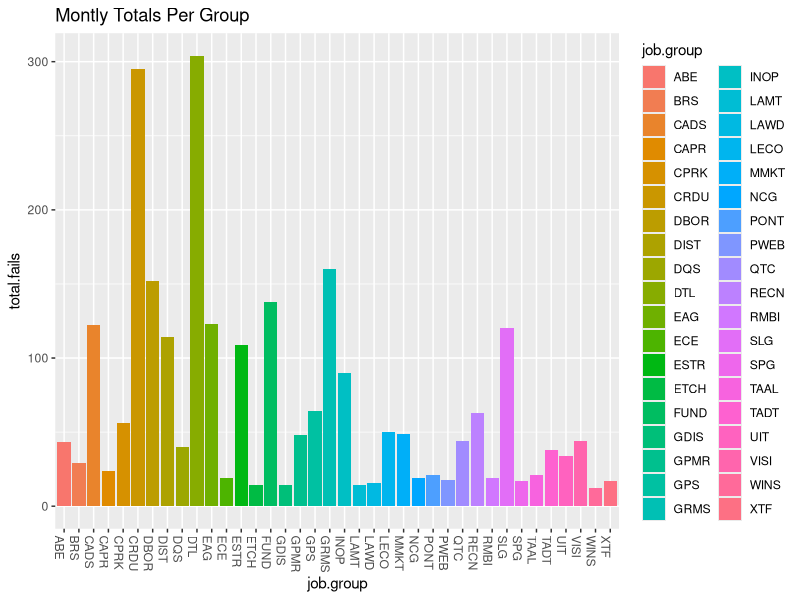
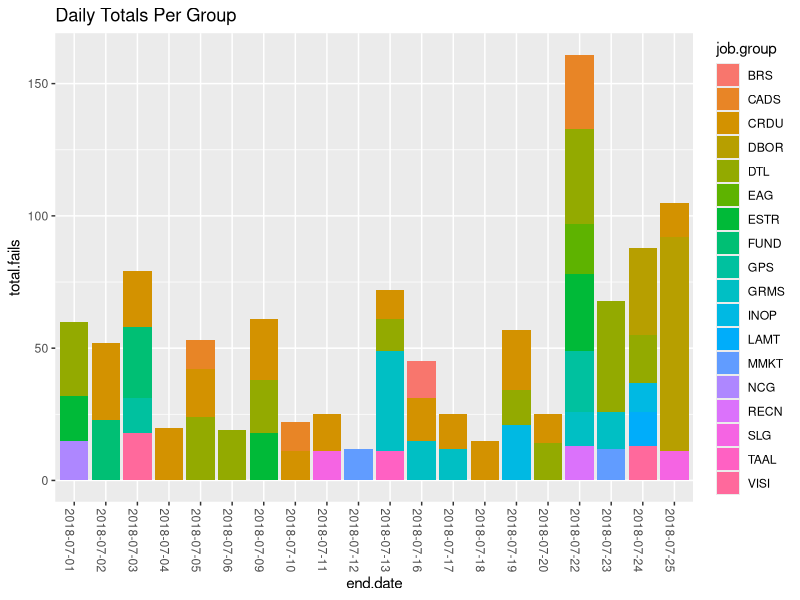

Recreate these plots in R, in order.
## ---- chunk 1
library(dplyr)
library(lubridate)
library(ggplot2)

machines = read.table("agents.csv", sep=",")
colnames(machines) = c("machine", "opsys")
bad.runs = read.table("cmdfails.csv", sep=",")
colnames(bad.runs) = 
  c("job.name", "job.group", "sn.assignment","machine", "joid",
    "run.num","try.number","start.epoc","start.date", "end.epoc",
    "end.date","seconds.ran","status", "exit.code", "incident",
    "process.date")
bad.runs = inner_join(bad.runs, machines)
bad.runs = bad.runs %>%
  mutate(
    end.month = factor(substr(end.date,1,7)),
    end.date = factor(substr(end.date,1,10)),
    end.day = factor(substr(end.date,9,10)),
    end.hour = factor(substr(end.date,12,13)),
    end.wday = factor(wday(end.date, label=T))
  )

term.runs = bad.runs %>% filter(status == "TERMINATED")
fail.runs = bad.runs %>% filter(status == "FAILURE")

mon.fails = fail.runs %>%
  filter(as.character(end.month) >= "2018-07" & job.group != "EST") 

prior.fails = mon.fails %>%
  filter(end.day == '26')
  
fails.machine = mon.fails %>%
  select(machine) %>%
  group_by(machine) %>%
  summarize(total.fails = n()) %>%
  filter(total.fails > 10) %>%
  arrange(desc(total.fails))

fails.code = mon.fails %>%
  select(exit.code) %>%
  group_by(exit.code) %>%
  summarize(total.fails = n()) %>%
  filter(total.fails > 10) %>%
  arrange(desc(total.fails))

fails.hour = mon.fails %>%
  select(end.hour) %>%
  group_by(end.hour) %>%
  summarize(total.fails = n()) %>%
  arrange(end.hour)

fails.wday.hour = mon.fails %>%
  select(end.wday, end.hour) %>%
  group_by(end.wday, end.hour) %>%
  summarize(total.fails = n())

fails.opsys = mon.fails %>%
  select(opsys) %>%
  group_by(opsys) %>%
  summarize(total.fails = n()) %>%
  filter(total.fails > 10) %>%
  arrange(desc(total.fails))

fails.group = mon.fails %>%
  select(job.group) %>%
  group_by(job.group) %>%
  summarize(total.fails = n()) %>%
  filter(total.fails > 10) %>%
  arrange(desc(total.fails))

fails.group.day = mon.fails %>%
  select(end.date, job.group) %>%
  group_by(end.date, job.group) %>%
  summarize(total.fails = n()) %>%
  filter(total.fails > 10) %>%
  arrange(desc(total.fails))

fails.pior.group = prior.fails %>%
  select(job.group) %>%
  group_by(job.group) %>%
  summarize(total.fails = n()) %>%
  arrange(desc(total.fails))
## ---- chunk 2
group.monthly.totals = ggplot(fails.group, aes(job.group, total.fails, fill=job.group))+
  geom_col()+
  theme(axis.text.x=element_text(angle = -90, hjust = 0))+
  labs(title="Montly Totals Per Group")
print(group.monthly.totals)
## ---- chunk 3
daily.totals.by.group = 
  ggplot(fails.group.day, aes(end.date, total.fails, fill=job.group))+
  geom_col()+
  theme(axis.text.x=element_text(angle = -90, hjust = 0))+
  labs(title="Daily Totals Per Group")
print(daily.totals.by.group)
